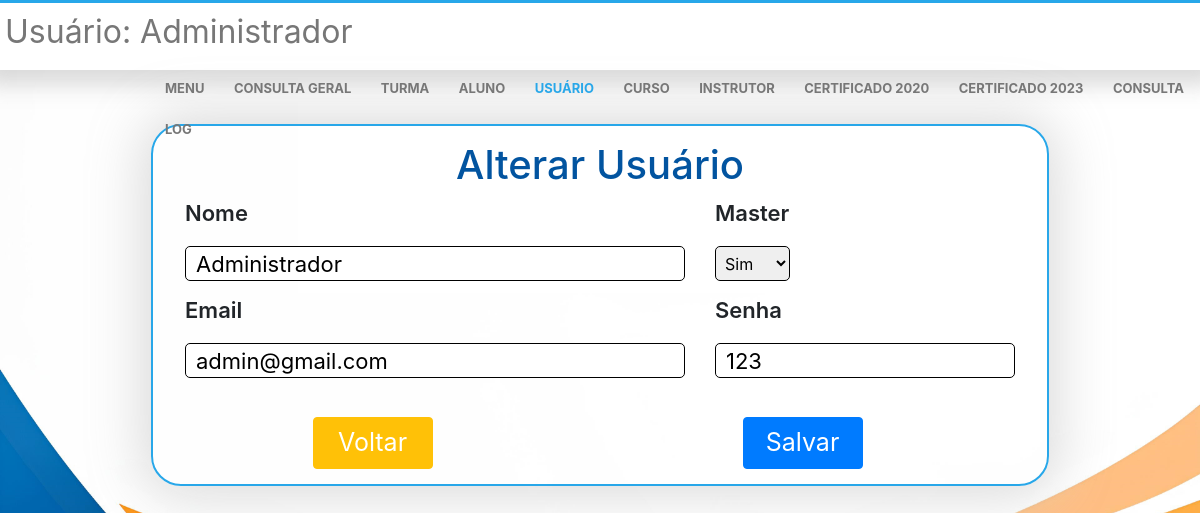
The app's page /menu/usuupdate.php?updateid=1 (signed in) with its own data.
### tables this page shows
CREATE TABLE `usuario` (
  `id` int(11) NOT NULL,
  `nome` varchar(50) NOT NULL,
  `email` varchar(100) NOT NULL,
  `senha` varchar(20) NOT NULL,
  `master` char(1) NOT NULL
);

### menu/usuupdate.php (the view, shortened to what this page needs)
<?php
include('../connect.php');
$id = $_GET['updateid'];
$sql = "select * from usuario where id = " . $id;
$result = mysqli_query($con, $sql);
$row = mysqli_fetch_assoc($result);
$nome = $row['nome'];
$email = $row['email'];
$master = $row['master'];
$senha = $row['senha'];
?>
<!DOCTYPE html>
<html lang="pt-br">
<head>
    <link rel="stylesheet" href="https://stackpath.bootstrapcdn.com/bootstrap/4.1.3/css/bootstrap.min.css">
    <link rel="stylesheet" href="dnv.css">
</head>
<body style="background-image: url(../img/fundo.jpg); background-image: fixed; background-size: cover;">
<div class="nav">
        <div class="row" id="rowtop">
            <div id="usushow">
                <h2>Usuário:
                    <span>
                        <?php echo $_SESSION['nome']; ?>
                    </span>
                </h2>
            </div>
            <div class="mnu">
                <a id="atop" href="../menu.php" style="text-decoration: none;">MENU</a>
                <a id="atop" href="conselect.php" style="text-decoration: none;">CONSULTA GERAL</a>
                <a id="atop" href="turselect.php" style="text-decoration: none;">TURMA</a>
                <a id="atop" href="aluselect.php" style="text-decoration: none;">ALUNO</a>
                <a id="atop" href="ususelect.php" style="text-decoration: none;color: #28a7e9;">USUÁRIO</a>
                <a id="atop" href="curselect.php" style="text-decoration: none;">CURSO</a>
                <a id="atop" href="insselect.php" style="text-decoration: none;">INSTRUTOR</a>
                <a id="atop" href="certificado2020.php" style="text-decoration: none;">CERTIFICADO 2020</a>
                <a id="atop" href="certificado2023.php" style="text-decoration: none;">CERTIFICADO 2023</a>
                <a id="atop" href="logselect.php" style="text-decoration: none;">CONSULTA LOG</a>
            </div>
        </div>
    </div>
    <center>
        <div class="container">
            <br>
            <form method="POST">
            <div class="jumbotron" style="width: fit-content;">
<h1 style="color: rgb( 2, 84, 160); ">Alterar Usuário</h1>
<div class="row">
    <div class="col">
        <p class="pselect">Nome</p>
        <input type="text" id="inpselect" name="nome" value="<?php echo $nome ?>">
        <br><br>
        <p class="pselect">Email</p>
        <input type="email" id="inpselect" name="email" value="<?php echo $email ?>">
    </div>
    <div class="col">
        <p class="pselect">
            Master
        </p>
        <select name="master" id="selcurso" style="width: 25%;">
            <option value="S" <?php if ($master == "S") {
                                    echo "selected";
                                } ?>>Sim</option>
        </select>
        <br><br>
        <p class="pselect">Senha</p>
        <input type="text" id="inpselect" style="width: 300px;" name="senha" value="<?php echo $senha ?>">
    </div>
</div>
<br>
<div class="row" style="margin-top: 25px;">
    <div class="col">
        <div class="col">
            <a href="ususelect.php">
                <button type="button" class="btn btn-warning" style="width: 120px;font-size: 25px;  color: white;">Voltar</button>
            </a>
        </div>
    </div>
    <div class="col">
        <a href="./ususelect.php">
            <button type="submit" name="submit" class="btn btn-primary" style="width: 120px;font-size: 25px; color: white;">Salvar</button>
        </a>
    </div>
</div>
</div>
            </form>
        </div>
    </center>
</body>
</html>

### menu/dnv.css (style rules this page uses)
.pselect { text-align: left; font-weight: 600; font-size: 22px; }
body { background-repeat: no-repeat; background-size: cover; }
#inpselect { float: left; width: 500px; height: 35px; padding-left: 10px; border-radius: 5px; border: solid 1px; transition: 0.3s ease-in-out; font-size: 22px; }
.jumbotron { box-shadow: 0px 0px 55px 7px #cfcfcfc9; border: solid 2px #28a7e9; border-radius: 30px; background-color: rgba(255, 255, 255, 0.700); margin-top: 30px; padding-top: 15px; padding-bottom: 15px; }
#selcurso { width: 300px; height: 35px; padding-left: 5px; border-radius: 5px; border: solid 1px; float: left; }
option { background-color: #008bf6; color: white; font-weight: 500; }
button { background-color: blue; }
#usushow { color: #777777; margin-left: 20px; }
h2 { font-weight: 400; }
.nav { background-color: #fff; box-shadow: 0px 0px 20px 15px #95959557; border-top: #28a7e9 3px solid; height: 70px; padding: 10px; line-height: 40px; }
.mnu { margin-left: 500px; }
a { color: #777777; margin-right: 25px; font-weight: 700; font-size: 13px; }
@media only screen and (max-width: 1660px) { .mnu { margin-left: 50px; } }
@media only screen and (max-width: 1360px) { .mnu { margin-left: 200px; } }
@media only screen and (max-width: 1360px) { #usushow { margin-left: 100px; } }
@media only screen and (max-width: 1222px) { .mnu { margin-left: 170px; } }
@media only screen and (max-width: 1222px) { #usushow { margin-left: 10px; } }
button { margin-top: -10px; }

### records on screen
usuario: nome "Administrador", email "admin@gmail.com", master "Sim", senha "123"

### other values on screen
$_SESSION['nome'] "Administrador"
